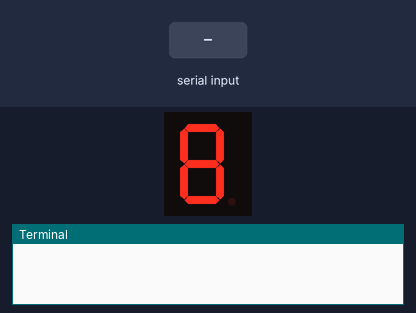
Bench run of a program on a simulated Raspberry Pi (header pin numbers). On the bench: 1-digit seven-segment display, the last lines printed to the terminal. The test bench sets the inputs (shaded band). The segment pins are drawn as the display they are named for.

Above: at 1.2 s.
1.3 s: "5" typed at the terminal, then Enter
At 1.7 s:
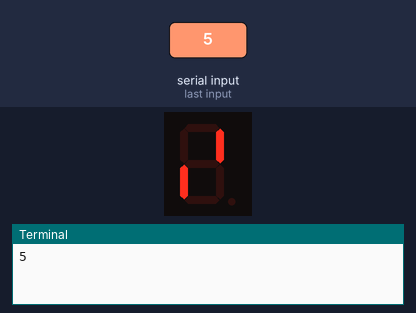
2.8 s: "1" typed at the terminal, then Enter
At 4.0 s:
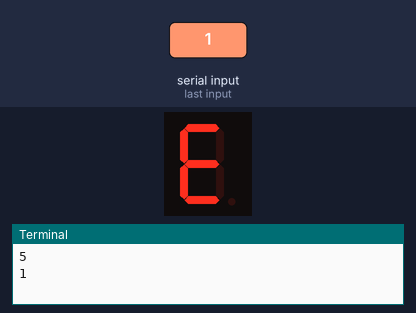
Timing chart, 0 to 5.8 s (numbered marks = the images above; inputs shaded):
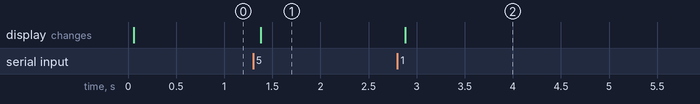

The program:

rasp_FND.py
```python
import RPi.GPIO as GPIO
import time

#      A   B   C   D   E   F   G
seg = [38, 29, 31, 33, 35, 37, 40]

fnd  = [(0,0,0,0,0,0,1),    #0
        (1,0,0,1,1,1,1),    #1
        (0,0,1,0,0,1,0),    #2
        (0,0,0,0,1,1,0),    #3
        (1,0,0,1,1,0,0),    #4
        (0,1,0,0,1,0,0),    #5
        (0,1,0,0,0,0,0),    #6
        (0,0,0,1,1,0,1),    #7
        (0,0,0,0,0,0,0),    #8
        (0,0,0,0,1,0,0)]    #9

num = 0

def FND_setup():
        GPIO.setmode(GPIO.BOARD)
        GPIO.setwarnings(False)
        GPIO.setup(seg, GPIO.OUT, initial=GPIO.HIGH)

def main():
        i=0
        FND_setup()
        GPIO.output(seg,GPIO.HIGH)

        while True:
                j = int(input())
                GPIO.output(seg,fnd[j])

if __name__ == '__main__':
        main()
```

Measured:
- after the input at 1.3 s, the display: changes after 0.08 s (image 1)
- after the input at 2.8 s, the display: changes after 0.08 s (image 2)
